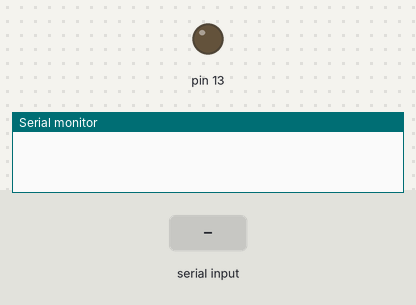
This sketch was run on a simulated Arduino Uno, built with avr-gcc and run on an emulated ATmega328P. Parts: output pins drawn as LEDs (lit = HIGH), the last lines printed to the serial monitor. The test bench sets the inputs (shaded band).

Above: at 1.2 s.
1.3 s: byte 30 received over Serial
At 2.4 s:
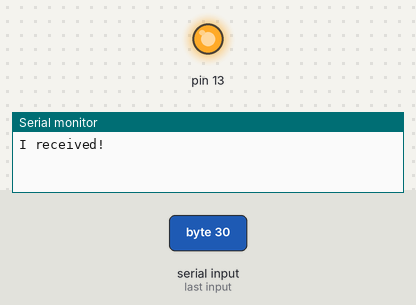
Timing chart, 0 to 4.3 s (numbered marks = the images above; inputs shaded):
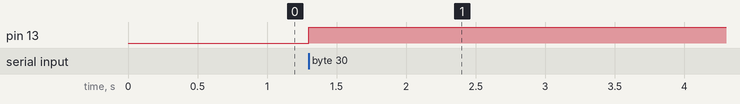

The sketch:

enshu2-5-5.ino
```cpp
int output = LOW; //LEDへの出力用
void setup() {
  pinMode(13,OUTPUT); //13ピンにLEDを出力として設定
  Serial.begin(9600); //シリアル通信開始:転送レート9600
}

void loop() {
  if(Serial.available()>0){ //パソコンからデータを受信
    int recv = Serial.read();
    output = !output; //outputの反転
    Serial.println("I received!"); //パソコンへ応答を返す(送信)
  }
  digitalWrite(13,output); //LEDの点灯・消灯
}
```

Measured:
- after the input at 1.3 s, pin 13: LOW → HIGH at once
